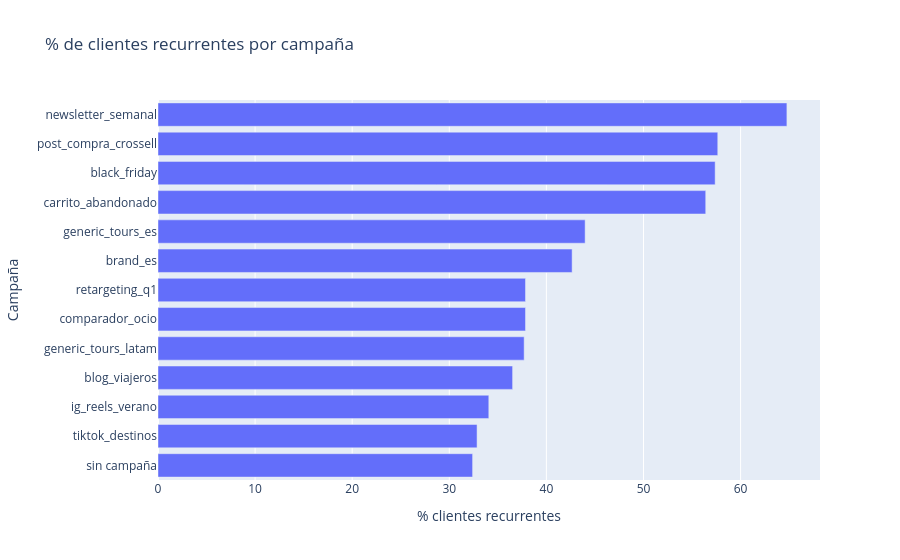

Notebook code for this chart:
### Code cell
fig = px.bar(recurrencia_campana.sort_values('pct_recurrencia'),
             x='pct_recurrencia', y='campana', orientation='h',
             title='% de clientes recurrentes por campaña',
             labels={'pct_recurrencia': '% clientes recurrentes', 'campana': 'Campaña'})
fig.show()

### Figure 1 — Plotly figure (JSON) as saved in the notebook; plotly's stock layout.template omitted (floating-point values rounded to 4 significant figures)
{"data": [{"hovertemplate": "% clientes recurrentes=%{x}<br>Campaña=%{y}<extra></extra>", "legendgroup": "", "marker": {"color": "#636efa", "pattern": {"shape": ""}}, "name": "", "orientation": "h", "showlegend": false, "textposition": "auto", "type": "bar", "x": [32.4, 32.86, 34.07, 36.52, 37.71, 37.85, 37.85, 42.65, 43.99, 56.41, 57.38, 57.65, 64.77], "xaxis": "x", "y": ["sin campaña", "tiktok_destinos", "ig_reels_verano", "blog_viajeros", "generic_tours_latam", "comparador_ocio", "retargeting_q1", "brand_es", "generic_tours_es", "carrito_abandonado", "black_friday", "post_compra_crossell", "newsletter_semanal"], "yaxis": "y"}], "layout": {"barmode": "relative", "legend": {"tracegroupgap": 0}, "title": {"text": "% de clientes recurrentes por campaña"}, "xaxis": {"anchor": "y", "domain": [0, 1], "title": {"text": "% clientes recurrentes"}}, "yaxis": {"anchor": "x", "domain": [0, 1], "title": {"text": "Campaña"}}}}
